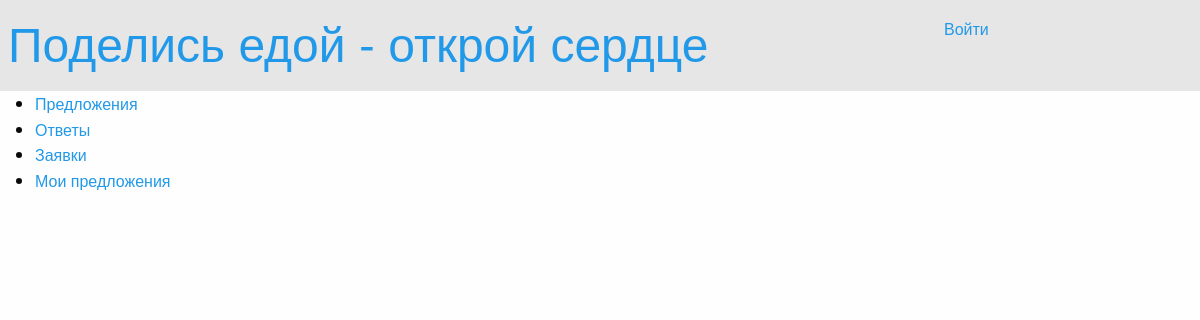
Before: /basicview/offers/ with the older database file.
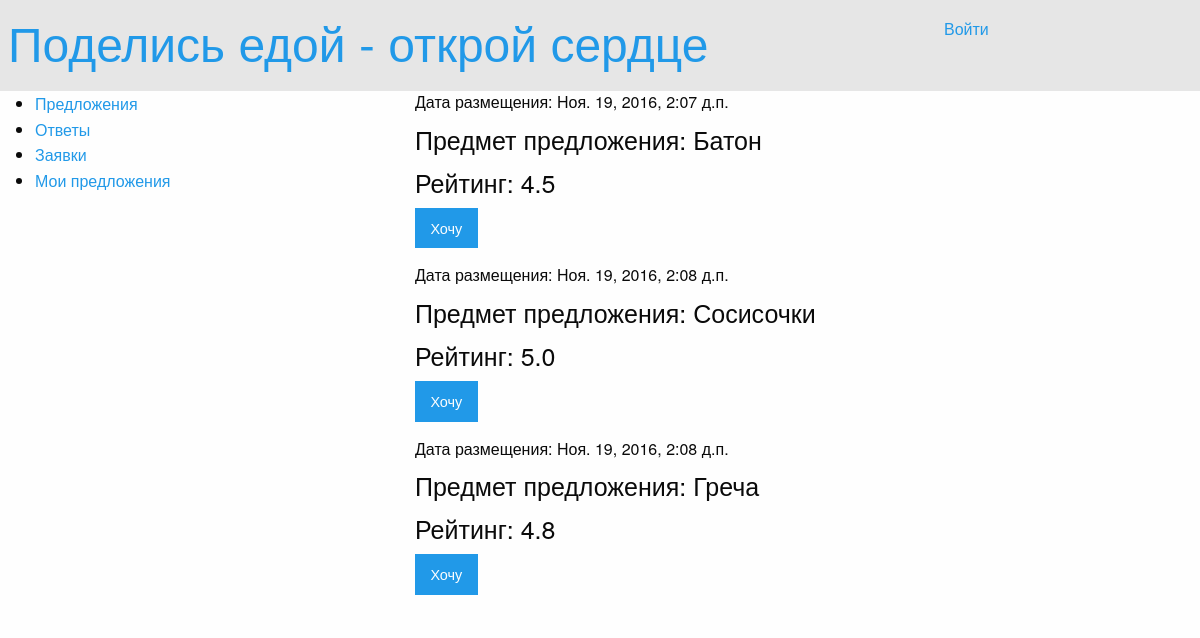
After: the same page with the newer database file.
### offers/models.py (models this page shows)
class Offer(models.Model):
    class Meta:
        db_table = "offer"
    offer_title = models.CharField(max_length=200)
    offer_address = models.TextField()
    offer_date = models.DateTimeField()
    offer_radius = models.IntegerField()
    offer_rate = models.FloatField()

### offers/views.py (the view)
# urls.py: url(r'^basicview/', include("offers.urls")),
def offers(request):
    all_offers = Offer.objects.all()
    return render_to_response('offers.html', {
        'offers': all_offers,
        'username': auth.get_user(request).username
    })

### offers/templates/offers.html (shortened to what this page needs)
{% extends 'main.html' %}
{% load staticfiles %}
{% block offers %}
<!DOCTYPE html>
<html lang="ru">
<head>
</head>
<body>
    <div class="large-8 columns">
        {% for offer in offers %}
            <h6>Дата размещения: {{ offer.offer_date }}</h6>
            <h4>Предмет предложения: {{ offer.offer_title }}</h4>
            <h4>Рейтинг: {{ offer.offer_rate }}</h4>
            <button class="button">Хочу</button>
        {% endfor %}
    </div>
</body>
</html>
{% endblock %}

### templates/main.html (shortened to what this page needs)
{% load staticfiles %}
<!DOCTYPE html>
<html lang="ru">
    <head>
        <link rel="stylesheet" type="text/css" href="{% static 'css/foundation.css' %}">
    </head>
    <body>
        <div class="top-bar">
            <section class="top-bar-title">
                <h1><a href="/">Поделись едой - открой сердце</a></h1>
            </section>
            <section class="top-bar medium-3 columns">
                <ul class="right">
                    <form>
                        <ul class="right vertical">
                            {% if username %}
                                <a href="/auth/logout/" class="button"
                                   onMouseOver="this.style.background='#80C242'"
                                   onMouseOut="this.style.background='#689E36'" style="background-color: #689E36;"> Выйти ({{ username }})</a>
                            {% else %}
                                <a href="/auth/login/">Войти</a>
                            {% endif %}
                        </ul>
                    </form>
                </ul>
            </section>
        </div>
        <div class="sidebar medium-3 large-3 columns">
            <ul class="inline-list right">
                <li><a href="/offers/">Предложения</a></li>
                <li><a href="/answers/">Ответы</a></li>
                <li><a href="/requests/">Заявки</a></li>
                <li><a href="/my_offers/">Мои предложения</a></li>
            </ul>
        </div>
        <div class="row">
            {% block offers %}{% endblock %}
        </div>
    </body>
</html>

Changed rows visible on the page:
added Offer: offer_date "Ноя. 19, 2016, 2:07 д.п.", offer_title "Батон", offer_rate "4.5"
added Offer: offer_date "Ноя. 19, 2016, 2:08 д.п.", offer_title "Сосисочки", offer_rate "5.0"
added Offer: offer_date "Ноя. 19, 2016, 2:08 д.п.", offer_title "Греча", offer_rate "4.8"
